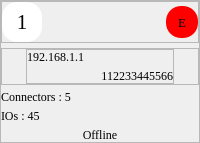
          <widget class="QFrame" name="frame_13">
           <property name="frameShape">
            <enum>QFrame::StyledPanel</enum>
           </property>
           <property name="frameShadow">
            <enum>QFrame::Raised</enum>
           </property>
           <layout class="QVBoxLayout" name="verticalLayout_5">
            <property name="spacing">
             <number>5</number>
            </property>
            <property name="leftMargin">
             <number>0</number>
            </property>
            <property name="topMargin">
             <number>0</number>
            </property>
            <property name="rightMargin">
             <number>0</number>
            </property>
            <property name="bottomMargin">
             <number>0</number>
            </property>
            <item>
             <widget class="QFrame" name="frame_18">
              <property name="sizePolicy">
               <sizepolicy hsizetype="Preferred" vsizetype="Preferred">
                <horstretch>0</horstretch>
                <verstretch>0</verstretch>
               </sizepolicy>
              </property>
              <property name="frameShape">
               <enum>QFrame::StyledPanel</enum>
              </property>
              <property name="frameShadow">
               <enum>QFrame::Raised</enum>
              </property>
              <layout class="QHBoxLayout" name="horizontalLayout_11">
               <property name="spacing">
                <number>0</number>
               </property>
               <property name="leftMargin">
                <number>0</number>
               </property>
               <property name="topMargin">
                <number>0</number>
               </property>
               <property name="rightMargin">
                <number>0</number>
               </property>
               <property name="bottomMargin">
                <number>0</number>
               </property>
               <item>
                <widget class="QLabel" name="noOfOnlineNodesLbl_2">
                 <property name="sizePolicy">
                  <sizepolicy hsizetype="Preferred" vsizetype="Maximum">
                   <horstretch>0</horstretch>
                   <verstretch>0</verstretch>
                  </sizepolicy>
                 </property>
                 <property name="minimumSize">
                  <size>
                   <width>40</width>
                   <height>40</height>
                  </size>
                 </property>
                 <property name="maximumSize">
                  <size>
                   <width>40</width>
                   <height>40</height>
                  </size>
                 </property>
                 <property name="font">
                  <font>
                   <family>Times New Roman</family>
                   <pointsize>16</pointsize>
                  </font>
                 </property>
                 <property name="styleSheet">
                  <string notr="true">background-color: rgb(255, 255, 255);
border-radius: 15px;
color: rgb(0, 0, 0);</string>
                 </property>
                 <property name="text">
                  <string>1</string>
                 </property>
                 <property name="alignment">
                  <set>Qt::AlignCenter</set>
                 </property>
                </widget>
               </item>
               <item>
                <spacer name="horizontalSpacer_4">
                 <property name="orientation">
                  <enum>Qt::Horizontal</enum>
                 </property>
                 <property name="sizeHint" stdset="0">
                  <size>
                   <width>40</width>
                   <height>20</height>
                  </size>
                 </property>
                </spacer>
               </item>
               <item>
                <widget class="QLabel" name="noOfOnlineNodesLbl_3">
                 <property name="sizePolicy">
                  <sizepolicy hsizetype="Preferred" vsizetype="Maximum">
                   <horstretch>0</horstretch>
                   <verstretch>0</verstretch>
                  </sizepolicy>
                 </property>
                 <property name="minimumSize">
                  <size>
                   <width>32</width>
                   <height>32</height>
                  </size>
                 </property>
                 <property name="maximumSize">
                  <size>
                   <width>32</width>
                   <height>32</height>
                  </size>
                 </property>
                 <property name="font">
                  <font>
                   <family>Times New Roman</family>
                   <pointsize>10</pointsize>
                  </font>
                 </property>
                 <property name="styleSheet">
                  <string notr="true">background-color: rgb(255, 0, 0);
border-radius: 15px;
color: rgb(0, 0, 0);</string>
                 </property>
                 <property name="text">
                  <string>E</string>
                 </property>
                 <property name="alignment">
                  <set>Qt::AlignCenter</set>
                 </property>
                </widget>
               </item>
              </layout>
             </widget>
            </item>
            <item>
             <widget class="QFrame" name="frame_17">
              <property name="frameShape">
               <enum>QFrame::StyledPanel</enum>
              </property>
              <property name="frameShadow">
               <enum>QFrame::Raised</enum>
              </property>
              <layout class="QHBoxLayout" name="horizontalLayout_12">
               <property name="spacing">
                <number>0</number>
               </property>
               <property name="leftMargin">
                <number>0</number>
               </property>
               <property name="topMargin">
                <number>0</number>
               </property>
               <property name="rightMargin">
                <number>0</number>
               </property>
               <property name="bottomMargin">
                <number>0</number>
               </property>
               <item>
                <widget class="QLabel" name="label_5">
                 <property name="minimumSize">
                  <size>
                   <width>24</width>
                   <height>24</height>
                  </size>
                 </property>
                 <property name="maximumSize">
                  <size>
                   <width>24</width>
                   <height>24</height>
                  </size>
                 </property>
                 <property name="styleSheet">
                  <string notr="true">image: url(:/Image/IPAdd_24px.png);</string>
                 </property>
                 <property name="text">
                  <string/>
                 </property>
                </widget>
               </item>
               <item>
                <widget class="QFrame" name="frame_19">
                 <property name="frameShape">
                  <enum>QFrame::StyledPanel</enum>
                 </property>
                 <property name="frameShadow">
                  <enum>QFrame::Raised</enum>
                 </property>
                 <layout class="QVBoxLayout" name="verticalLayout_4">
                  <property name="spacing">
                   <number>5</number>
                  </property>
                  <property name="leftMargin">
                   <number>0</number>
                  </property>
                  <property name="topMargin">
                   <number>0</number>
                  </property>
                  <property name="rightMargin">
                   <number>0</number>
                  </property>
                  <property name="bottomMargin">
                   <number>0</number>
                  </property>
                  <item>
                   <widget class="QLabel" name="label">
                    <property name="font">
                     <font>
                      <family>Times New Roman</family>
                     </font>
                    </property>
                    <property name="text">
                     <string>192.168.1.1</string>
                    </property>
                   </widget>
                  </item>
                  <item>
                   <widget class="QLabel" name="label_2">
                    <property name="font">
                     <font>
                      <family>Times New Roman</family>
                     </font>
                    </property>
                    <property name="text">
                     <string>112233445566</string>
                    </property>
                    <property name="alignment">
                     <set>Qt::AlignRight|Qt::AlignTrailing|Qt::AlignVCenter</set>
                    </property>
                   </widget>
                  </item>
                 </layout>
                </widget>
               </item>
               <item>
                <widget class="QLabel" name="label_6">
                 <property name="minimumSize">
                  <size>
                   <width>24</width>
                   <height>24</height>
                  </size>
                 </property>
                 <property name="maximumSize">
                  <size>
                   <width>24</width>
                   <height>24</height>
                  </size>
                 </property>
                 <property name="styleSheet">
                  <string notr="true">image: url(:/Image/Clock_24px.png);</string>
                 </property>
                 <property name="text">
                  <string/>
                 </property>
                </widget>
               </item>
              </layout>
             </widget>
            </item>
            <item>
             <widget class="QLabel" name="label_7">
              <property name="sizePolicy">
               <sizepolicy hsizetype="Preferred" vsizetype="Maximum">
                <horstretch>0</horstretch>
                <verstretch>0</verstretch>
               </sizepolicy>
              </property>
              <property name="font">
               <font>
                <family>Georgia</family>
                <pointsize>9</pointsize>
               </font>
              </property>
              <property name="text">
               <string>Connectors : 5</string>
              </property>
             </widget>
            </item>
            <item>
             <widget class="QLabel" name="label_8">
              <property name="sizePolicy">
               <sizepolicy hsizetype="Preferred" vsizetype="Maximum">
                <horstretch>0</horstretch>
                <verstretch>0</verstretch>
               </sizepolicy>
              </property>
              <property name="font">
               <font>
                <family>Georgia</family>
                <pointsize>9</pointsize>
               </font>
              </property>
              <property name="text">
               <string>IOs : 45</string>
              </property>
             </widget>
            </item>
            <item>
             <widget class="QLabel" name="label_9">
              <property name="font">
               <font>
                <family>Georgia</family>
               </font>
              </property>
              <property name="text">
               <string>Offline</string>
              </property>
              <property name="alignment">
               <set>Qt::AlignCenter</set>
              </property>
             </widget>
            </item>
           </layout>
          </widget>
